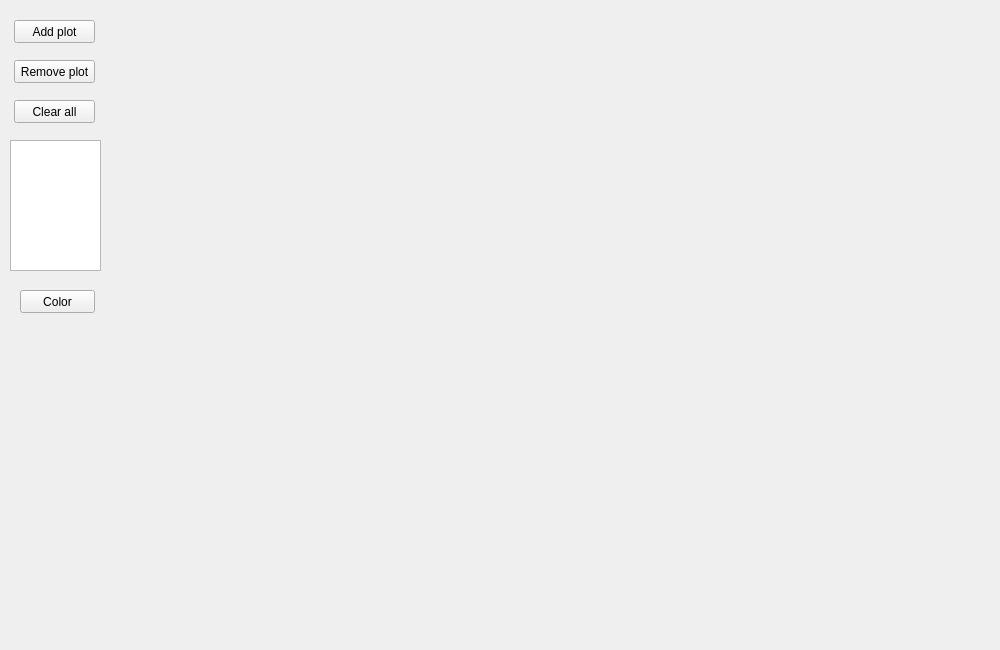
<?xml version="1.0" encoding="UTF-8"?>
<ui version="4.0">
 <class>SpectrumWidget</class>
 <widget class="QWidget" name="SpectrumWidget">
  <property name="geometry">
   <rect>
    <x>0</x>
    <y>0</y>
    <width>1000</width>
    <height>650</height>
   </rect>
  </property>
  <property name="windowTitle">
   <string>Form</string>
  </property>
  <widget class="PlotWidget" name="graphWidget" native="true">
   <property name="geometry">
    <rect>
     <x>110</x>
     <y>10</y>
     <width>881</width>
     <height>521</height>
    </rect>
   </property>
   <property name="acceptDrops">
    <bool>true</bool>
   </property>
  </widget>
  <widget class="QPushButton" name="removePlotButton">
   <property name="geometry">
    <rect>
     <x>14</x>
     <y>60</y>
     <width>81</width>
     <height>23</height>
    </rect>
   </property>
   <property name="text">
    <string>Remove plot</string>
   </property>
  </widget>
  <widget class="QPushButton" name="addPlotButton">
   <property name="geometry">
    <rect>
     <x>14</x>
     <y>20</y>
     <width>81</width>
     <height>23</height>
    </rect>
   </property>
   <property name="text">
    <string>Add plot</string>
   </property>
  </widget>
  <widget class="QPushButton" name="colorButton">
   <property name="geometry">
    <rect>
     <x>20</x>
     <y>290</y>
     <width>75</width>
     <height>23</height>
    </rect>
   </property>
   <property name="text">
    <string>Color</string>
   </property>
  </widget>
  <widget class="QPushButton" name="clearPlotButton">
   <property name="geometry">
    <rect>
     <x>14</x>
     <y>100</y>
     <width>81</width>
     <height>23</height>
    </rect>
   </property>
   <property name="text">
    <string>Clear all</string>
   </property>
  </widget>
  <widget class="QListWidget" name="listWidget">
   <property name="geometry">
    <rect>
     <x>10</x>
     <y>140</y>
     <width>91</width>
     <height>131</height>
    </rect>
   </property>
  </widget>
 </widget>
 <customwidgets>
  <customwidget>
   <class>PlotWidget</class>
   <extends>QWidget</extends>
   <header>pyqtgraph</header>
   <container>1</container>
  </customwidget>
 </customwidgets>
 <resources/>
 <connections/>
</ui>
